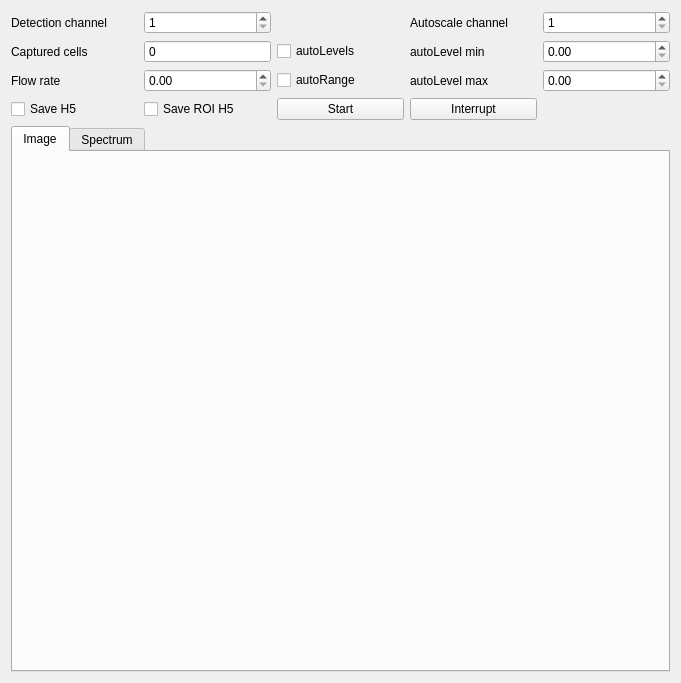
<?xml version="1.0" encoding="UTF-8"?>
<ui version="4.0">
 <class>Form</class>
 <widget class="QWidget" name="Form">
  <property name="geometry">
   <rect>
    <x>0</x>
    <y>0</y>
    <width>681</width>
    <height>683</height>
   </rect>
  </property>
  <property name="windowTitle">
   <string>Form</string>
  </property>
  <layout class="QGridLayout" name="gridLayout_2" rowstretch="0,0,0">
   <item row="1" column="0">
    <layout class="QGridLayout" name="gridLayout_3">
     <item row="0" column="0">
      <widget class="QLabel" name="ch_label">
       <property name="text">
        <string>Detection channel</string>
       </property>
      </widget>
     </item>
     <item row="6" column="2">
      <widget class="QCheckBox" name="save_ROI_h5_checkBox">
       <property name="text">
        <string>Save ROI H5</string>
       </property>
      </widget>
     </item>
     <item row="6" column="0">
      <widget class="QCheckBox" name="save_h5_checkBox">
       <property name="text">
        <string>Save H5</string>
       </property>
      </widget>
     </item>
     <item row="0" column="2">
      <widget class="QDoubleSpinBox" name="ch_doubleSpinBox">
       <property name="decimals">
        <number>0</number>
       </property>
       <property name="minimum">
        <double>1.000000000000000</double>
       </property>
      </widget>
     </item>
     <item row="6" column="3">
      <widget class="QPushButton" name="start_pushButton">
       <property name="text">
        <string>Start</string>
       </property>
      </widget>
     </item>
     <item row="2" column="3">
      <widget class="QCheckBox" name="autoLevels_checkBox0">
       <property name="text">
        <string>autoLevels</string>
       </property>
      </widget>
     </item>
     <item row="6" column="4">
      <widget class="QPushButton" name="interrupt_pushButton">
       <property name="text">
        <string>Interrupt</string>
       </property>
      </widget>
     </item>
     <item row="3" column="5">
      <widget class="QDoubleSpinBox" name="max_doubleSpinBox0"/>
     </item>
     <item row="2" column="5">
      <widget class="QDoubleSpinBox" name="min_doubleSpinBox0"/>
     </item>
     <item row="3" column="4">
      <widget class="QLabel" name="detected_label_3">
       <property name="text">
        <string>autoLevel max</string>
       </property>
      </widget>
     </item>
     <item row="3" column="3">
      <widget class="QCheckBox" name="autoRange_checkBox0">
       <property name="text">
        <string>autoRange</string>
       </property>
      </widget>
     </item>
     <item row="2" column="4">
      <widget class="QLabel" name="detected_label_2">
       <property name="text">
        <string>autoLevel min</string>
       </property>
      </widget>
     </item>
     <item row="3" column="2">
      <widget class="QDoubleSpinBox" name="flowrate_doubleSpinBox"/>
     </item>
     <item row="0" column="5">
      <widget class="QDoubleSpinBox" name="autoscale_ch_doubleSpinBox">
       <property name="decimals">
        <number>0</number>
       </property>
       <property name="minimum">
        <double>1.000000000000000</double>
       </property>
      </widget>
     </item>
     <item row="2" column="2">
      <widget class="QDoubleSpinBox" name="captured_doubleSpinBox">
       <property name="enabled">
        <bool>true</bool>
       </property>
       <property name="font">
        <font>
         <kerning>true</kerning>
        </font>
       </property>
       <property name="acceptDrops">
        <bool>false</bool>
       </property>
       <property name="frame">
        <bool>true</bool>
       </property>
       <property name="readOnly">
        <bool>false</bool>
       </property>
       <property name="buttonSymbols">
        <enum>QAbstractSpinBox::NoButtons</enum>
       </property>
       <property name="decimals">
        <number>0</number>
       </property>
       <property name="maximum">
        <double>10000000000.000000000000000</double>
       </property>
      </widget>
     </item>
     <item row="0" column="4">
      <widget class="QLabel" name="auto_scale_label">
       <property name="text">
        <string>Autoscale channel</string>
       </property>
      </widget>
     </item>
     <item row="2" column="0">
      <widget class="QLabel" name="detected_label">
       <property name="text">
        <string>Captured cells</string>
       </property>
      </widget>
     </item>
     <item row="3" column="0">
      <widget class="QLabel" name="detected_label_4">
       <property name="text">
        <string>Flow rate </string>
       </property>
      </widget>
     </item>
    </layout>
   </item>
   <item row="2" column="0">
    <widget class="QTabWidget" name="tabWidget">
     <property name="currentIndex">
      <number>0</number>
     </property>
     <widget class="QWidget" name="tab">
      <attribute name="title">
       <string>Image</string>
      </attribute>
      <layout class="QHBoxLayout" name="horizontalLayout">
       <item>
        <layout class="QGridLayout" name="ImageLayout"/>
       </item>
      </layout>
     </widget>
     <widget class="QWidget" name="tab_2">
      <attribute name="title">
       <string>Spectrum</string>
      </attribute>
      <layout class="QHBoxLayout" name="horizontalLayout_2">
       <item>
        <layout class="QGridLayout" name="SimLayout"/>
       </item>
      </layout>
     </widget>
    </widget>
   </item>
  </layout>
 </widget>
 <resources/>
 <connections/>
</ui>
